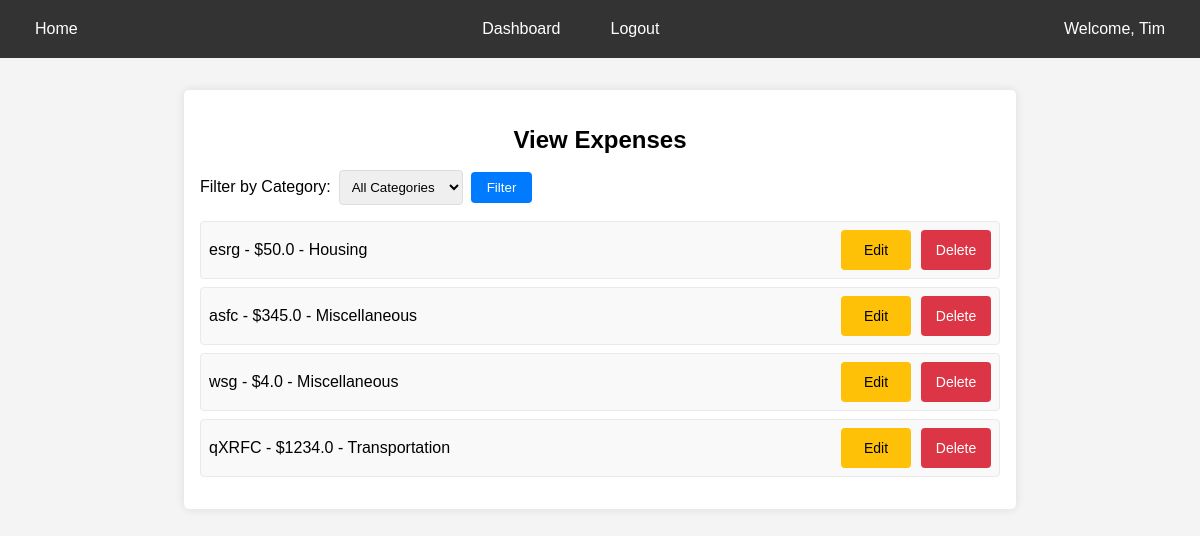
Page /view_expenses (signed in) on the earlier database version.
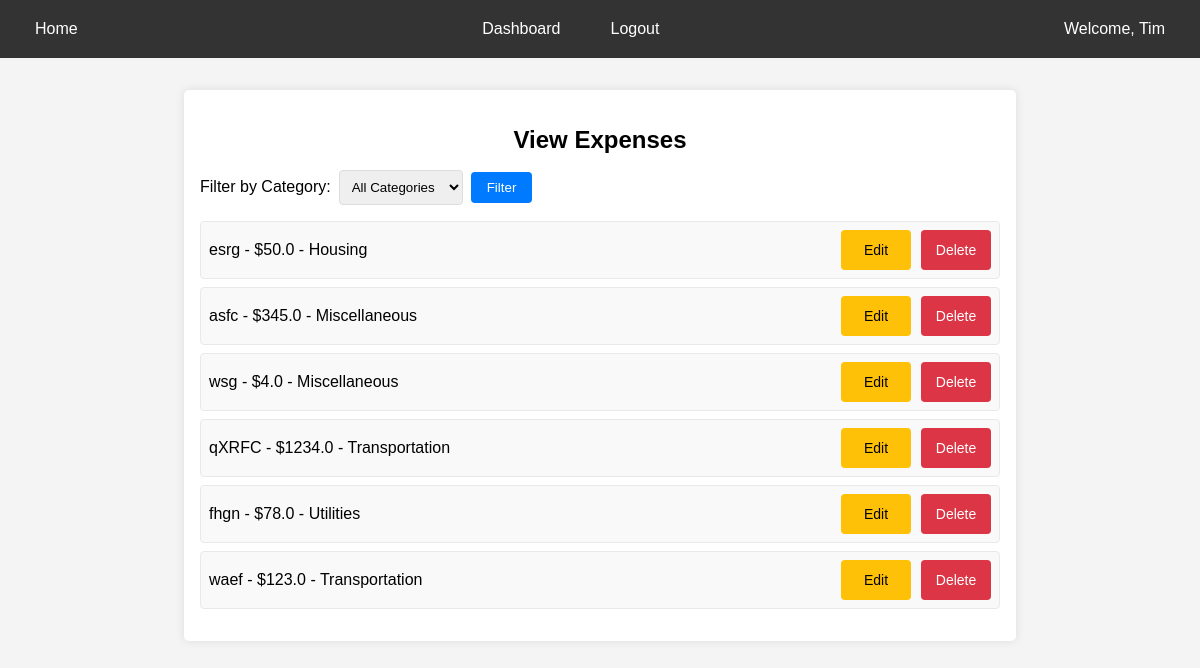
Same page on the later database version.
### tables this page shows
CREATE TABLE "expenses" (
    id INTEGER PRIMARY KEY AUTOINCREMENT,
    user_id INTEGER,
    group_id INTEGER,
    amount REAL,
    description TEXT,
    created_at DATETIME DEFAULT CURRENT_TIMESTAMP,
    category_id INTEGER,
    FOREIGN KEY (user_id) REFERENCES users (id),
    FOREIGN KEY (group_id) REFERENCES groups (id),
    FOREIGN KEY (category_id) REFERENCES categories (id)
);

CREATE TABLE categories (
    id INTEGER PRIMARY KEY AUTOINCREMENT,
    name TEXT NOT NULL
);

### app/expense/routes.py (the view)
@expense_blueprint.route('/view_expenses', methods=['GET'])
@login_required
def view_expenses():
    category_id = request.args.get('category_id')
    conn = get_db_connection()
    params = [current_user.id]
    query = 'SELECT e.*, c.name AS category_name FROM expenses e LEFT JOIN categories c ON e.category_id = c.id WHERE e.user_id = ?'
    if category_id and category_id.isdigit():
        query += ' AND e.category_id = ?'
        params.append(int(category_id))
    expenses = conn.execute(query, params).fetchall()
    categories = conn.execute('SELECT * FROM categories').fetchall()
    expenses = [dict(expense) for expense in expenses]
    categories = [dict(category) for category in categories]
    conn.close()
    return render_template('view_expenses.html', expenses=expenses, categories=categories, current_category_id=category_id)

### app/__init__.py (called while the page is built)
def create_app():
    app = Flask(__name__)
    app.config.from_object(Config)
    login_manager = LoginManager()
    login_manager.init_app(app)
    login_manager.login_view = 'auth.login'
    @login_manager.user_loader
    def load_user(user_id):
        return User.get(user_id)
    @app.route('/')
    def home():
        return render_template('home.html')
    app.register_blueprint(auth_blueprint)
    app.register_blueprint(expense_blueprint)
    return app

### app/database.py (called while the page is built)
def get_db_connection():
    conn = sqlite3.connect('expense.db')
    conn.row_factory = sqlite3.Row
    return conn

### app/models.py (called while the page is built)
    @staticmethod
    def get(user_id):
        conn = get_db_connection()
        user = conn.execute('SELECT * FROM users WHERE id = ?', (int(user_id),)).fetchone()
        conn.close()
        if user:
            return User(id=user['id'], username=user['username'])
        return None

### app/templates/view_expenses.html (shortened to what this page needs)
{% extends 'layout.html' %}
{% block content %}
<div class="expenses-list">
    <h2>View Expenses</h2>
    <form method="GET" action="{{ url_for('expense.view_expenses') }}">
        <label for="filter_category">Filter by Category:</label>
        <select id="filter_category" name="category_id">
            <option value="">All Categories</option>
        </select>
        <button type="submit">Filter</button>
    </form>
    <ul>
        {% for expense in expenses %}
        <li>
            {{ expense.description }} - ${{ expense.amount }} - {{ expense.category_name }}
            <div class="expense-actions">
                <a href="{{ url_for('expense.edit_expense', expense_id=expense.id) }}" class="edit-link button-common">Edit</a>
                <form action="{{ url_for('expense.delete_expense', expense_id=expense.id) }}" method="post" onsubmit="return confirm('Are you sure you want to delete this expense?');">
                    <button type="submit" class="delete-button button-common">Delete</button>
                </form>
            </div>
        </li>
        {% endfor %}
    </ul>
</div>
{% endblock %}

Differences in the rows shown:
added expenses: description "fhgn", amount "78.0", category_name "Utilities"
added expenses: description "waef", amount "123.0", category_name "Transportation"
